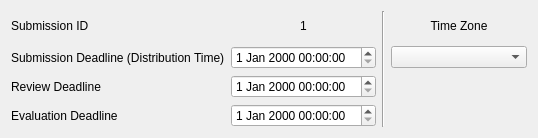
<?xml version="1.0" encoding="UTF-8"?>
<ui version="4.0">
 <class>Dialog</class>
 <widget class="QDialog" name="Dialog">
  <property name="geometry">
   <rect>
    <x>0</x>
    <y>0</y>
    <width>538</width>
    <height>138</height>
   </rect>
  </property>
  <property name="windowTitle">
   <string>Schedule</string>
  </property>
  <layout class="QGridLayout" name="gridLayout_2">
   <item row="0" column="0">
    <layout class="QGridLayout" name="gridLayout">
     <item row="2" column="1">
      <widget class="QDateTimeEdit" name="review_dtedit"/>
     </item>
     <item row="1" column="3">
      <widget class="QComboBox" name="timezone_combobox"/>
     </item>
     <item row="3" column="0">
      <widget class="QLabel" name="label_4">
       <property name="text">
        <string>Evaluation Deadline</string>
       </property>
      </widget>
     </item>
     <item row="0" column="3">
      <widget class="QLabel" name="label_6">
       <property name="text">
        <string>Time Zone</string>
       </property>
       <property name="alignment">
        <set>Qt::AlignCenter</set>
       </property>
      </widget>
     </item>
     <item row="0" column="1">
      <widget class="QLabel" name="subm_id_lb">
       <property name="text">
        <string>1</string>
       </property>
       <property name="alignment">
        <set>Qt::AlignCenter</set>
       </property>
      </widget>
     </item>
     <item row="1" column="0">
      <widget class="QLabel" name="label_2">
       <property name="text">
        <string>Submission Deadline (Distribution Time)</string>
       </property>
      </widget>
     </item>
     <item row="1" column="1">
      <widget class="QDateTimeEdit" name="subm_dtedit"/>
     </item>
     <item row="3" column="1">
      <widget class="QDateTimeEdit" name="eval_dtedit"/>
     </item>
     <item row="2" column="0">
      <widget class="QLabel" name="label_3">
       <property name="text">
        <string>Review Deadline</string>
       </property>
      </widget>
     </item>
     <item row="0" column="2" rowspan="4">
      <widget class="Line" name="line">
       <property name="orientation">
        <enum>Qt::Vertical</enum>
       </property>
      </widget>
     </item>
     <item row="0" column="0">
      <widget class="QLabel" name="label">
       <property name="text">
        <string>Submission ID</string>
       </property>
      </widget>
     </item>
    </layout>
   </item>
  </layout>
 </widget>
 <resources/>
 <connections/>
</ui>
